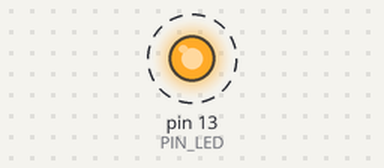
Simulated run of this sketch. Board: Arduino Uno, built with avr-gcc and run on an emulated ATmega328P. Shown: output pins drawn as LEDs (lit = HIGH). Dashed ring = blinking. What the sketch prints to the serial monitor is not drawn.

Above: at 0.5 s.
Timing chart, 0 to 4.6 s (numbered marks = the images above):
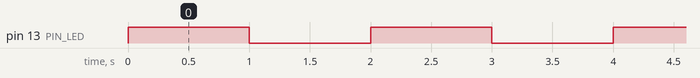

Measured:
- by itself, pin 13 (PIN_LED): alternates HIGH for 1.0 s and LOW for 1.0 s

The sketch:

Registros.ino
```cpp
#define PIN_LED   13

#define BIT_LED(i)   digitalPinToBitMask(i)
#define OUT_LED(i)   portOutputRegister(digitalPinToPort(i))
#define REG_LED(i)   portModeRegister(digitalPinToPort(i))

unsigned long old_time = 0;

void setup()
{
  Serial.begin(9600);
  old_time = millis();

  volatile uint8_t *reg,*out;

  reg = REG_LED(PIN_LED);
  out = OUT_LED(PIN_LED);
  uint8_t oldSREG = SREG;
  cli();
  *reg |= BIT_LED(PIN_LED);
  SREG = oldSREG;
}

void loop()
{
  volatile uint8_t* led = OUT_LED(PIN_LED);

  *led |= BIT_LED(PIN_LED);
  delay(1000);
  *led &= ~BIT_LED(PIN_LED);
  delay(1000);

  Serial.println(millis()-old_time);
}
```
